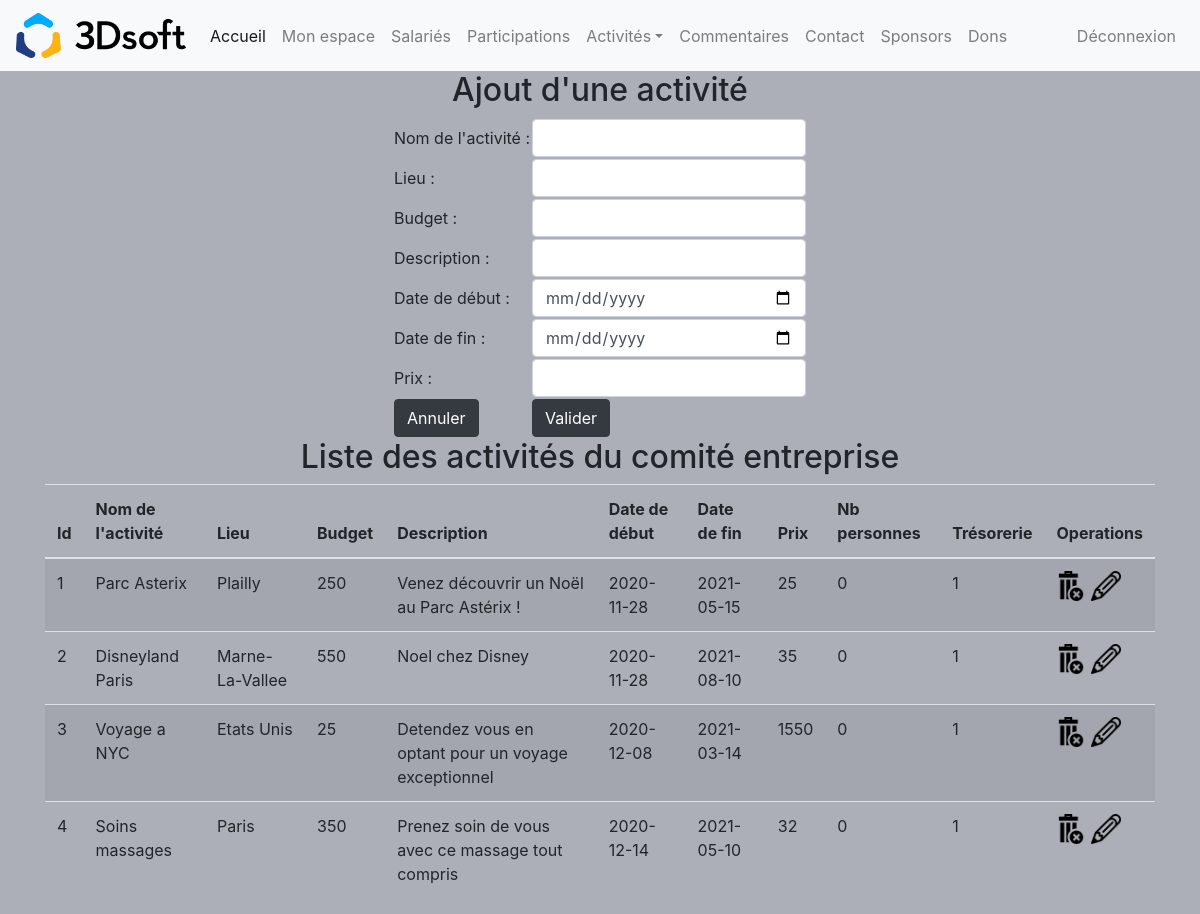
/index.php?page=4&action2=vue_insert_activite&menuactivite, run on the app's committed database.
### tables this page shows
CREATE TABLE activite(
        id_activite   Int  Auto_increment  NOT NULL ,
        nom           Varchar (50),
        lieu          Varchar (50),
        budget        Float,
        description   Varchar (200),
        date_debut    Date,
        date_fin      Date,
        prix          Float,
		nb_personnes  Int(5),
        id_tresorerie Int NOT NULL,
		PRIMARY KEY (id_activite),
		FOREIGN KEY (id_tresorerie) REFERENCES Tresorerie(id_tresorerie)
);

### modele/modele.class.php (called while the page is built, shortened)
<?php
	class Modele {
		private $unPdo , $uneTable;
		public function   __construct ($serveur, $bdd, $user, $mdp)
		{
			$this->unPdo =null;
			try {
				$this->unPdo = new PDO ("mysql:host=".$serveur.";dbname=".$bdd, $user, $mdp);
			}
			catch (PDOException $exp){
				echo "Erreur de connexion au serveur : ".$serveur."/".$bdd ;
			}
			$this->unPdo->setAttribute( PDO::ATTR_ERRMODE, PDO::ERRMODE_WARNING );
		}
		public function setTable ($uneTable)
		{
			$this->uneTable = $uneTable;
		}
		public function selectAll ($tab) {
			if ($this->unPdo != null){
				$chaine = implode(", ", $tab);
				$requete = "select ".$chaine." from " .$this->uneTable. " ; ";
				$select = $this->unPdo->prepare ($requete);
				$select->execute ();
				return $select->fetchAll();
			} else {
				return null;
			}
		}
	}
?>

### controleur/controleur.class.php (called while the page is built, shortened)
<?php
	require_once ("modele/modele.class.php");
	class Controleur {
		private $unModele ;
		public function   __construct ($serveur, $bdd, $user, $mdp){
			$this->unModele = new Modele ($serveur, $bdd, $user, $mdp);
		}
		public function setTable ($uneTable)
		{
			$this->unModele->setTable($uneTable);
		}
		public function selectAll ($tab)
		{
			$lesResultats = $this->unModele->selectAll($tab);
			return $lesResultats;
		}
	}
?>

### vue/vue_activite.php (the view)
<div class='container'>
	<h2> Liste des activités du comité entreprise </h2>
	<table class="table table-striped">
		<thead>
			<tr >
				<th> Id </th>
				<th> Nom de l'activité</th> <th> Lieu</th>
				<th> Budget</th>
				<th> Description </th> <th> Date de début </th> <th> Date de fin </th>
                <th> Prix </th><th> Nb personnes </th><th> Trésorerie </th>
				<th>Operations</th>
			</tr>
		</thead>
		<tbody>
			<?php
			foreach ($lesActivites as $uneActivite) {
				echo "<tr>
						<td>".$uneActivite['id_activite']." </td>
						<td>".$uneActivite['nom']." </td>
						<td>".$uneActivite['lieu']." </td>
						<td>".$uneActivite['budget']." </td>
						<td>".$uneActivite['description']." </td>
                        <td>".$uneActivite['date_debut']."</td>
                        <td>".$uneActivite['date_fin']."</td>
						<td>".$uneActivite['prix']."</td>
						<td>".$uneActivite['nb_personnes']."</td>
						<td>".$uneActivite['id_tresorerie']."</td>
						<td>
							<a href='index.php?page=4&action=sup&id_activite=".$uneActivite['id_activite']."'>
							<img src ='lib/images/sup.png' height='30' witdh='30'> </a>
							<a href='index.php?page=4&action=edit&id_activite=".$uneActivite['id_activite']."'>
							<img src ='lib/images/edition.png' height='30' witdh='30'> </a>
							</td>
					</tr>";
			}
			?>
		</tbody>
	</table>
</div>

### index.php (shortened to what this page needs)
<?php
	require_once ("controleur/controleur.class.php");
	require_once ("conf/config.ini");
	$unControleur = new Controleur($serveur, $bdd, $user, $mdp);
?>
<!DOCTYPE html>
<html lang="fr">
<head>
        <link rel="stylesheet" href="https://stackpath.bootstrapcdn.com/bootstrap/4.1.3/css/bootstrap.min.css">
    <link rel="stylesheet" href="lib/css/style.css">
</head>
<body>
    <center>
        <?php
                    echo "<nav class='navbar navbar-expand-md navbar-light bg-light'>
                    <a href='index.php?page=0' class='navbar-brand'><img src='lib/images/3Dsoft-logo-RVB-300px.png' width=170px/></a>
                    <button type='button' class='navbar-toggler' data-toggle='collapse' data-target='#navbarCollapse'>
                        <span class='navbar-toggler-icon'></span>
                    </button>
                    <div class='collapse navbar-collapse' id='navbarCollapse'>
                        <div class='navbar-nav'>
                            <a href='index.php?page=0' class='nav-item nav-link active'>Accueil</a>";
                                echo'
                                <a href="index.php?page=1" class="nav-item nav-link">Mon espace</a>
                                <a href="index.php?page=2" class="nav-item nav-link">Salariés</a>
                                ';
                            echo "
                            <a href='index.php?page=3' class='nav-item nav-link'>Participations</a>
                              <div class='dropdown'>
                                <a class='nav-link dropdown-toggle' href='#' role='button' id='deroulant' data-toggle='dropdown' aria-haspopup='true' aria-expanded='false'>Activités</a>
                                <div class='dropdown-menu' aria-labelledby='deroulant'>
                                  <a class='dropdown-item' href='index.php?page=4&action2=vue_activite&menuactivite'>Les activités</a>
                                  <a class='dropdown-item' href='index.php?page=4&action2=vue_insert_activite&menuactivite'>Ajout/modification d'une activité</a>
                                </div>
                              </div>
                            <a href='index.php?page=5' class='nav-item nav-link'>Commentaires</a>
                            <a href='index.php?page=6' class='nav-item nav-link'>Contact</a>
                            <a href='index.php?page=7' class='nav-item nav-link'>Sponsors</a>
                            <a href='index.php?page=8' class='nav-item nav-link'>Dons</a>
                        </div>
                        <div class='navbar-nav ml-auto'>
                                <a href='index.php?page=9' class='nav-item nav-link'>Déconnexion</a>
                         </div>
                    </div>
                </nav>";
                if(isset($_GET['page'])) $page = $_GET['page'];
                    else  $page = 0;
                switch ($page)
                {
                    case 4:
                        require_once("gestion_activites.php");
                        break;
                    }
     ?>
    </center>
</body>
</html>

### gestion_activites.php (shortened to what this page needs)
<?php
if (isset($_GET['action2']) && isset($_GET['menuactivite']))  {
    $action2 = $_GET['action2'];
    switch ($action2){
        case "vue_insert_activite" :
            $uneActivite = null;
            $unControleur->setTable ("activite");
            $tab=array("*");
            $lesActivites = $unControleur->selectAll ($tab);
            require_once("vue/vue_insert_activite.php");
                require_once("vue/vue_activite.php");
            break;
    }
}
?>

### vue/vue_insert_activite.php (shortened to what this page needs)
<h2> Ajout d'une activité </h2>
<form method ="post" action ="">
	<table>
		<tr>
			<td>  Nom de l'activité : </td>
			<td> <input type="text" class="form-control" name="nom" value ="<?php echo ($uneActivite!=null) ? $uneActivite['nom']:""; ?>" ></td>
		</tr>
        <tr>
			<td> Lieu : </td>
			<td> <input type="text" class="form-control" name="lieu" value ="<?php echo ($uneActivite!=null) ? $uneActivite['lieu']:""; ?>" ></td>
		</tr>
		<tr>
			<td> Budget : </td>
			<td> <input type="text" class="form-control" name="budget"  value ="<?php echo ($uneActivite!=null) ? $uneActivite['budget']:""; ?>">  </td>
		</tr>
		<tr>
			<td> Description :</td>
			<td> <input type="text" class="form-control" name="description"  value ="<?php echo ($uneActivite!=null) ? $uneActivite['description']:""; ?>">  </td>
		</tr>
        <tr>
			<td> Date de début :</td>
			<td> <input type="date" class="form-control" name="date_debut"  value ="<?php echo ($uneActivite!=null) ? $uneActivite['date_debut']:""; ?>">  </td>
		</tr>
        <tr>
			<td> Date de fin :</td>
			<td> <input type="date" class="form-control" name="date_fin"  value ="<?php echo ($uneActivite!=null) ? $uneActivite['date_fin']:""; ?>">  </td>
		</tr>
        <tr>
			<td> Prix :</td>
			<td> <input type="text" class="form-control" name="prix"  value ="<?php echo ($uneActivite!=null) ? $uneActivite['prix']:""; ?>">  </td>
		</tr>
		<td>  <input type="reset" class='btn btn-dark' name="annnuler" value ="Annuler"></td>
		<td> <input type="submit"
			<?php echo ($uneActivite!=null) ? " class='btn btn-dark' name='modifier' value='Modifier' " : " class='btn btn-dark' name='valider' value='Valider' "; ?>
			>
	</table>
</form>

### data on the page
activite: id_activite "1", nom "Parc Asterix", lieu "Plailly", budget "250", description "Venez découvrir un Noël au Parc Astérix !", date_debut "2020-11-28", date_fin "2021-05-15", prix "25", nb_personnes "0", id_tresorerie "1"
activite: id_activite "2", nom "Disneyland Paris", lieu "Marne-La-Vallee", budget "550", description "Noel chez Disney", date_debut "2020-11-28", date_fin "2021-08-10", prix "35", nb_personnes "0", id_tresorerie "1"
activite: id_activite "3", nom "Voyage a NYC", lieu "Etats Unis", budget "25", description "Detendez vous en optant pour un voyage exceptionnel", date_debut "2020-12-08", date_fin "2021-03-14", prix "1550", nb_personnes "0", id_tresorerie "1"
activite: id_activite "4", nom "Soins massages", lieu "Paris", budget "350", description "Prenez soin de vous avec ce massage tout compris", date_debut "2020-12-14", date_fin "2021-05-10", prix "32", nb_personnes "0", id_tresorerie "1"
